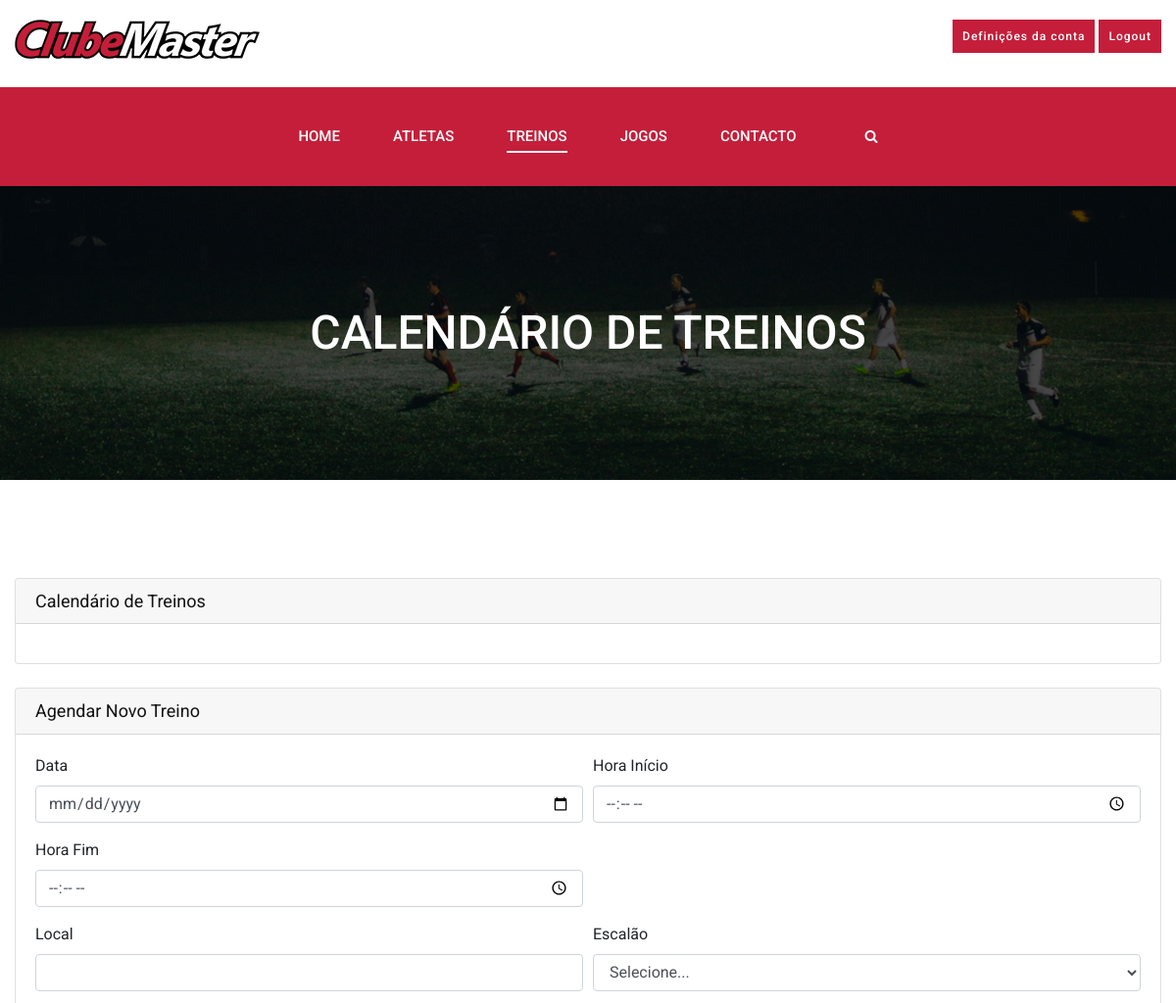
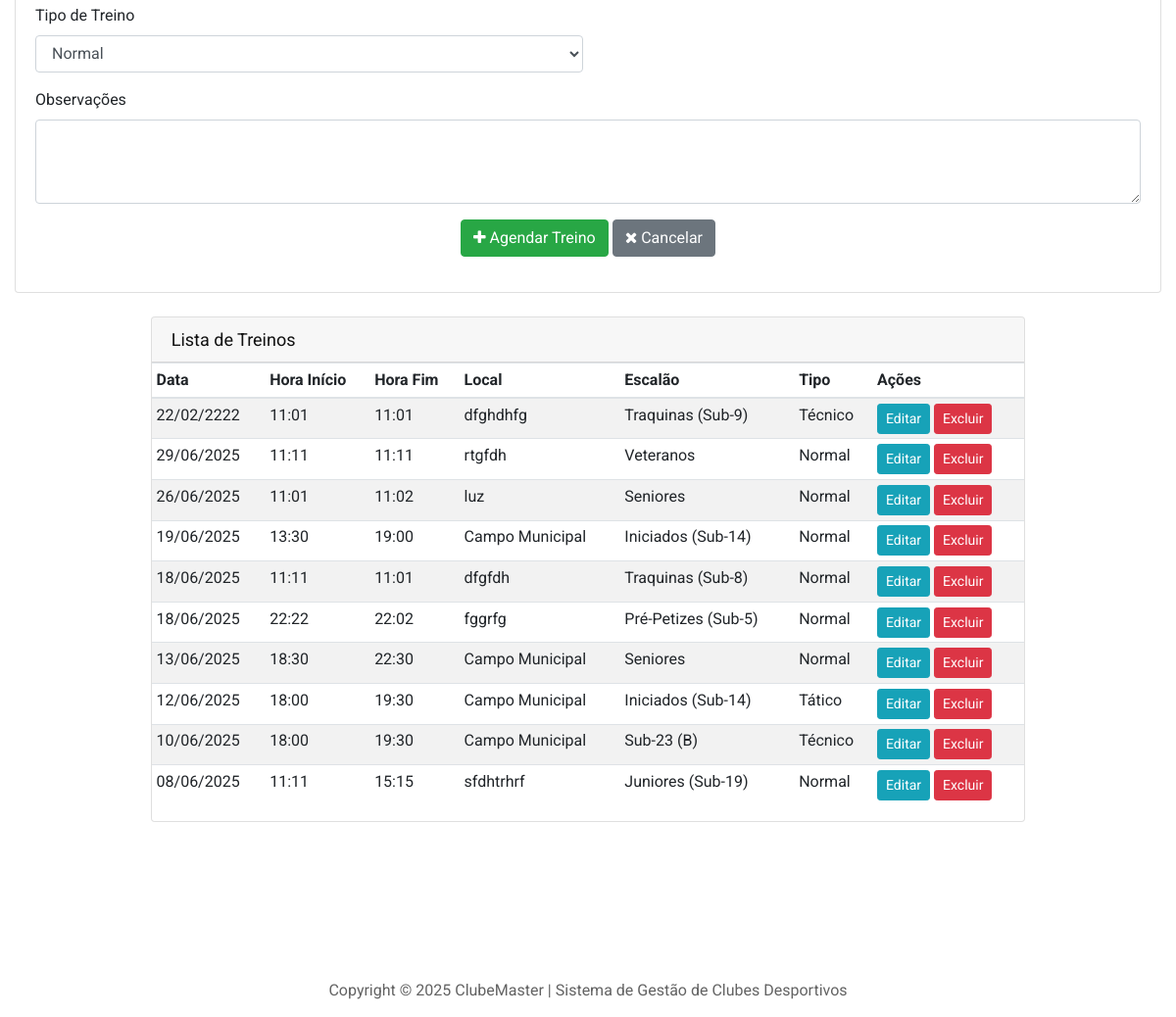
Page /calendario_treinos.php (signed in) on the committed database (2 pictures, top to bottom).
### tables this page shows
CREATE TABLE IF NOT EXISTS `treinos` (
  `id_treino` int NOT NULL AUTO_INCREMENT,
  `codigo_clube` varchar(20) NOT NULL,
  `data` date NOT NULL,
  `hora_inicio` time NOT NULL,
  `hora_fim` time NOT NULL,
  `local` varchar(200) NOT NULL,
  `escalao` varchar(100) NOT NULL,
  `sub_escalao` varchar(100) DEFAULT NULL,
  `tipo_treino` varchar(100) DEFAULT NULL,
  `plano_treino` text,
  `objetivos` text,
  `observacoes` text,
  PRIMARY KEY (`id_treino`),
  KEY `codigo_clube` (`codigo_clube`)
);

### calendario_treinos.php (the view, shortened to what this page needs)
<?php
include 'ligarbd.php';
if (isset($_SESSION['clube'])) {
    $codigo_clube = $_SESSION['clube'];
} else {
    $login = false;
    echo "<script>window.location.href='index.php'</script>";
    exit();
}
$data = "";
$hora_inicio = "";
$hora_fim = "";
$local = "";
$tipo_treino = "Normal";
$observacoes = "";
$tipos_treino = array(
    "Normal",
    "Tático",
    "Físico",
    "Técnico",
    "Recuperação",
    "Jogo-Treino"
);
?>
<!DOCTYPE html>
<html lang="pt-PT">
<head>
    <link rel="stylesheet" href="css/bootstrap.min.css" type="text/css">
    <link rel="stylesheet" href="css/font-awesome.min.css" type="text/css">
    <link rel="stylesheet" href="css/owl.carousel.min.css" type="text/css">
    <link rel="stylesheet" href="css/magnific-popup.css" type="text/css">
    <link rel="stylesheet" href="css/slicknav.min.css" type="text/css">
    <link rel="stylesheet" href="css/style.css" type="text/css">
    <link rel="stylesheet" href="css/estilos.css" type="text/css">
    <link href='https://cdnjs.cloudflare.com/ajax/libs/fullcalendar/3.10.2/fullcalendar.min.css' rel='stylesheet' />
    <link href='https://cdnjs.cloudflare.com/ajax/libs/fullcalendar/3.10.2/fullcalendar.print.min.css' rel='stylesheet' media='print' />
</head>
<body>
    <header class="header-section">
        <div class="header__top" style="padding: 20px 0;">
            <div class="container">
                <div class="row">
                    <div class="col-lg-6">
                        <div class="ht-info">
                            <ul>
                                <a href="home.php"><img src="imagens/ClubeMaster_pequeno.png"></a>
                            </ul>
                        </div>
                    </div>
                    <div class="col-lg-6" style="text-align: right;">
                        <div class="">
                            <p>
                            <a href="definicoes.php" class="primary-btn" style="padding: 5px 10px; font-size: 12px;">Definições da conta</a>
                            <a href="logout.php" class="primary-btn" style="padding: 5px 10px; font-size: 12px;">Logout</a></p>
                        </div>
                    </div>
                </div>
            </div>
        </div>
        <div class="header__nav">
            <div class="container">
                <div class="row justify-content-center">
                    <div class="col-lg-12 text-center">
                        <div class="nav-menu">
                            <ul class="main-menu d-inline-block">
                                <li><a href="./home.php">Home</a></li>
                                <li><a href="./atletas.php">Atletas</a>
                                </li>
                                <li class="active"><a href="#">Treinos</a>
                                </li>
                                <li><a href="#">Jogos</a>
                                </li>
                                <li><a href="./contacto.php">Contacto</a></li>
                            </ul>
                            <div class="nm-right search-switch">
                                <i class="fa fa-search"></i>
                            </div>
                        </div>
                    </div>
                </div>
            </div>
        </div>
    </header>
    <section class="breadcrumb-section set-bg" data-setbg="img/breadcrumb-bg.jpg">
        <div class="container">
            <div class="row">
                <div class="col-lg-12">
                    <div class="bs-text">
                        <h2>Calendário de Treinos</h2>
                    </div>
                </div>
            </div>
        </div>
    </section>
    <section class="calendar-section spad">
        <div class="container">
            <div class="row">
                <div class="col-lg-12">
                    <div class="card mb-4">
                        <div class="card-header">
                            <h5>Calendário de Treinos</h5>
                        </div>
                        <div class="card-body">
                        </div>
                    </div>
                </div>
            </div>
            <div class="row">
                <div class="col-lg-12">
                    <div class="card mb-4">
                        <div class="card-header">
                            <h5><?php echo isset($_GET['editar']) ? 'Editar Treino' : 'Agendar Novo Treino'; ?></h5>
                        </div>
                        <div class="card-body">
                            <form method="post" action="<?php echo htmlspecialchars($_SERVER["PHP_SELF"]);?>">
                                <div class="form-row">
                                    <div class="form-group col-md-6">
                                        <label for="data">Data</label>
                                        <input type="date" class="form-control" id="data" name="data" value="<?php echo $data; ?>" required>
                                    </div>
                                    <div class="form-group col-md-6">
                                        <label for="hora_inicio">Hora Início</label>
                                        <input type="time" class="form-control" id="hora_inicio" name="hora_inicio" value="<?php echo $hora_inicio; ?>" required>
                                    </div>
                                    <div class="form-group col-md-6">
                                        <label for="hora_fim">Hora Fim</label>
                                        <input type="time" class="form-control" id="hora_fim" name="hora_fim" value="<?php echo $hora_fim; ?>" required>
                                    </div>
                                </div>
                                <div class="form-row">
                                    <div class="form-group col-md-6">
                                        <label for="local">Local</label>
                                        <input type="text" class="form-control" id="local" name="local" value="<?php echo $local; ?>" required>
                                    </div>
                                    <div class="form-group col-md-6">
                                        <label for="escalao">Escalão</label>
                                        <select class="form-control" id="escalao" name="escalao" required>
                                            <option value="">Selecione...</option>
                                        </select>
                                    </div>
                                </div>
                                <div class="form-row">
                                    <div class="form-group col-md-6">
                                        <label for="tipo_treino">Tipo de Treino</label>
                                        <select class="form-control" id="tipo_treino" name="tipo_treino" required>
                                            <?php foreach($tipos_treino as $tipo): ?>
                                            <option value="<?php echo $tipo; ?>" <?php echo ($tipo_treino == $tipo) ? 'selected' : ''; ?>><?php echo $tipo; ?></option>
                                            <?php endforeach; ?>
                                        </select>
                                    </div>
                                </div>
                                <div class="form-group">
                                    <label for="observacoes">Observações</label>
                                    <textarea class="form-control" id="observacoes" name="observacoes" rows="3"><?php echo $observacoes; ?></textarea>
                                </div>
                                <div class="form-group text-center">
                                    <?php if(isset($_GET['editar'])): ?>
                                    <button type="submit" name="btn_editar" class="btn btn-primary">
                                        <i class="fa fa-save"></i> Atualizar Treino
                                    </button>
                                    <button type="submit" name="btn_excluir" class="btn btn-danger" onclick="return confirm('Tem certeza que deseja excluir este treino?');">
                                        <i class="fa fa-trash"></i> Excluir Treino
                                    </button>
                                    <?php else: ?>
                                    <button type="submit" name="btn_adicionar" class="btn btn-success">
                                        <i class="fa fa-plus"></i> Agendar Treino
                                    </button>
                                    <?php endif; ?>
                                    <a href="calendario_treinos.php" class="btn btn-secondary">
                                        <i class="fa fa-times"></i> Cancelar
                                    </a>
                                </div>
                            </form>
                        </div>
                    </div>
                    </div>
                </div>
            </div>
            <div class="row justify-content-center">
                <div class="col-lg-9">
                    <div class="card">
                    <div class="card-header">
                        <h5>Lista de Treinos</h5>
                    </div>
                    <div class="card-body p-0">
                        <div class="table-responsive">
                            <table class="table table-striped table-sm">
                                <thead>
                                    <tr>
                                        <th>Data</th>
                                        <th>Hora Início</th>
                                        <th>Hora Fim</th>
                                        <th>Local</th>
                                        <th>Escalão</th>
                                        <th>Tipo</th>
                                        <th>Ações</th>
                                    </tr>
                                </thead>
                                <tbody>
                                    <?php
                                    $sql_treinos = "SELECT * FROM treinos WHERE codigo_clube = '$codigo_clube' ORDER BY data DESC";
                                    $result_treinos = mysqli_query($conn, $sql_treinos);
                                    if(mysqli_num_rows($result_treinos) > 0):
                                        while($treino = mysqli_fetch_assoc($result_treinos)):
                                    ?>
<tr>
                                        <td><?php echo date('d/m/Y', strtotime($treino['data'])); ?></td>
                                        <td><?php echo date('H:i', strtotime($treino['hora_inicio'])); ?></td>
                                        <td><?php echo date('H:i', strtotime($treino['hora_fim'])); ?></td>
                                        <td><?php echo $treino['local']; ?></td>
                                        <td><?php echo $treino['escalao']; ?></td>
                                        <td><?php echo $treino['tipo_treino']; ?></td>
                                        <td>
                                            <a href="calendario_treinos.php?editar=<?php echo $treino['id_treino']; ?>" class="btn btn-sm btn-info">Editar</a>
                                            <form method="post" action="<?php echo htmlspecialchars($_SERVER["PHP_SELF"]);?>" style="display:inline-block;">
                                                <button type="submit" name="btn_excluir" class="btn btn-sm btn-danger" onclick="return confirm('Tem certeza que deseja excluir este treino?');">Excluir</button>
                                            </form>
                                        </td>
                                    </tr>
                                    <?php
                                        endwhile;
                                    else:
                                    ?>
                                    <tr>
                                        <td colspan="7" class="text-center">Nenhum treino agendado.</td>
                                    </tr>
                                    <?php endif; ?>
                                </tbody>
                            </table>
                        </div>
                    </div>
                </div>
            </div>
        </div>
    </section>
    <footer class="footer-section">
        <div class="container">
            <div class="row">
                <div class="col-lg-12 text-center">
                    <div class="copyright">
                        <p>Copyright &copy; <script>document.write(new Date().getFullYear());</script> ClubeMaster | Sistema de Gestão de Clubes Desportivos</p>
                    </div>
                </div>
            </div>
        </div>
    </footer>
</body>
</html>

### css/style.css (style rules this page uses)
html, body { height: 100%; font-family: "Roboto", sans-serif; -webkit-font-smoothing: antialiased; font-smoothing: antialiased; }
h1, h2, h3, h4, h5, h6 { margin: 0; color: #111111; font-weight: 400; font-family: "Roboto", sans-serif; }
h2 { font-size: 36px; }
h5 { font-size: 18px; }
p { font-size: 16px; font-family: "Roboto", sans-serif; color: #636363; font-weight: 400; line-height: 24px; margin: 0 0 15px 0; }
img { max-width: 100%; }
ul, ol { padding: 0; margin: 0; }
.set-bg { background-repeat: no-repeat; background-size: cover; background-position: top center; }
.spad { padding-top: 100px; padding-bottom: 100px; }
.primary-btn { font-size: 16px; color: #ffffff; background: #C41E3A; font-weight: 500; letter-spacing: 1px; display: inline-block; padding: 14px 36px 12px; }
.header__nav { background: #C41E3A; }
.header__nav .nav-menu { text-align: right; }
.header__nav .nav-menu .main-menu { display: inline-block; }
.header__nav .nav-menu .main-menu li { display: inline-block; list-style: none; margin-right: 50px; position: relative; }
.header__nav .nav-menu .main-menu li.active a:after { opacity: 1; }
.header__nav .nav-menu .main-menu li a { font-size: 15px; color: #ffffff; font-weight: 500; display: inline-block; text-transform: uppercase; padding: 39px 0; position: relative; }
.header__nav .nav-menu .main-menu li a:after { position: absolute; left: 0; top: 65px; height: 2px; width: 100%; background: #ffffff; content: ""; -webkit-transition: all 0.3s; -o-transition: all 0.3s; transition: all 0.3s; opacity: 0; }
.header__nav .nav-menu .nm-right { display: inline-block; margin-left: 20px; cursor: pointer; }
.header__nav .nav-menu .nm-right i { font-size: 14px; color: #ffffff; }
.footer-section { padding-top: 60px; }
.breadcrumb-section { height: 300px; display: -webkit-box; display: -ms-flexbox; display: flex; -webkit-box-align: center; -ms-flex-align: center; align-items: center; text-align: center; }
.breadcrumb-section .bs-text h2 { font-size: 48px; color: #ffffff; font-weight: 500; text-transform: uppercase; }
@media only screen and (min-width: 1200px) { .container { max-width: 1200px; } }

### css/estilos.css (style rules this page uses)
.nav-menu { display: flex; justify-content: center; align-items: center; }
.main-menu { display: flex; gap: 20px; list-style: none; padding: 0; margin: 0; }
.main-menu li { position: relative; }

### rows in the picture
treinos: data "22/02/2222", hora_inicio "11:01", hora_fim "11:01", local "dfghdhfg", escalao "Traquinas (Sub-9)", tipo_treino "Técnico"
treinos: data "29/06/2025", hora_inicio "11:11", hora_fim "11:11", local "rtgfdh", escalao "Veteranos", tipo_treino "Normal"
treinos: data "26/06/2025", hora_inicio "11:01", hora_fim "11:02", local "luz", escalao "Seniores", tipo_treino "Normal"
treinos: data "19/06/2025", hora_inicio "13:30", hora_fim "19:00", local "Campo Municipal", escalao "Iniciados (Sub-14)", tipo_treino "Normal"
treinos: data "18/06/2025", hora_inicio "11:11", hora_fim "11:01", local "dfgfdh", escalao "Traquinas (Sub-8)", tipo_treino "Normal"
treinos: data "18/06/2025", hora_inicio "22:22", hora_fim "22:02", local "fggrfg", escalao "Pré-Petizes (Sub-5)", tipo_treino "Normal"
treinos: data "13/06/2025", hora_inicio "18:30", hora_fim "22:30", local "Campo Municipal", escalao "Seniores", tipo_treino "Normal"
treinos: data "12/06/2025", hora_inicio "18:00", hora_fim "19:30", local "Campo Municipal", escalao "Iniciados (Sub-14)", tipo_treino "Tático"
treinos: data "10/06/2025", hora_inicio "18:00", hora_fim "19:30", local "Campo Municipal", escalao "Sub-23 (B)", tipo_treino "Técnico"
treinos: data "08/06/2025", hora_inicio "11:11", hora_fim "15:15", local "sfdhtrhrf", escalao "Juniores (Sub-19)", tipo_treino "Normal"

### other values in the picture
form field tipo_treino "Normal"
